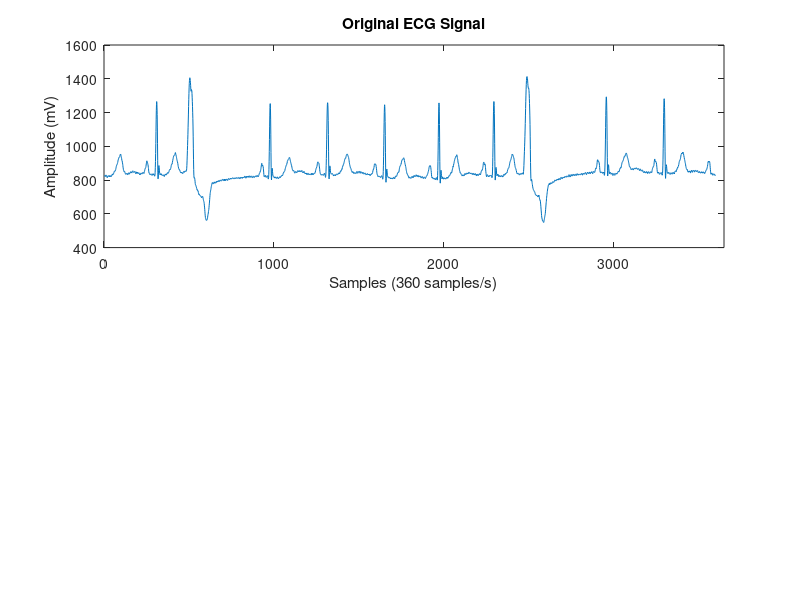

MATLAB code to generate this figure: (Note: this script raises an error after producing the figure.)
%clear all varibles and the command window before starting
clear; clc;
%load the data set
load Sample_1.mat;

fprintf('<strong> <<< Project B - Heart Rate Analyser >>> </strong> \n');

%% Plot before Filtering
%plot the data in a sub plot for the peaks to be plotted in the second sub
%plot
figure('Name', 'Heart Rate Analyser');
subplot(2,1,1);
% Orig_Sig is the varible that holds the data in the sample
data = Orig_Sig;
hndl = plot(data);
xlabel('Samples (360 samples/s)');
ylabel('Amplitude (mV)');
title('Original ECG Signal');
xlim([0 3650]);
hold on;

%Find the minimum y point for the graph window to be appropriate
miny = min(data);

%% Filtering data using a lowpass filter
data = lowpass(Orig_Sig,0.07); % 0.07 is the passband frequency, different from Project A!

%Find all peaks in the signal
[peaks, locs] = findpeaks(data);

%find the peaks and their locations and store the values in peaks_R and
%locs_R (only the R-peaks)
[peaks_R, locs_R] = findpeaks(data, 'MinPeakProminence',170); %Power point slides explaination

%Plot after Filtering
subplot(2,1,2);
plot(data);
hold on;

%Match find the R-peaks indicies in the matrix that holds all the peaks to
%be able to use it as a reference point
matchIdx = ismember(peaks, peaks_R); %logical varible that returns 1 or 0, 1 if the value is found and 0 if not found
R_Peaks_Match = find(matchIdx); %collecting the values that are equal to 1 and storing them in R_Peaks_Match

%% Looping through the data and using the R peaks as a refernece, since all
%the other attributes are related to it
for n = 1:length(locs_R)
    %% plotting the R peaks, with an upward red triangular marker
    plot(locs_R(n),peaks_R(n),'v','MarkerSize', 7.5, 'MarkerEdgeColor','r');
    hold on;
    
    %% Find and plot Q-peaks
    current_Q = locs_R(n); %assigning a varible for the R-peak that will be used a reference point
    previous_Q = current_Q - 2; %the Q-peak is before the R-peak, so lowering the value by 2
    % looping through the data based on the indicies current_Q and
    % previous_Q until finding a point where the current_Q is lower than
    % the previous_Q
    while data(current_Q) >= data(previous_Q)
        current_Q = previous_Q;
        previous_Q = previous_Q - 2;
    end
    %plotting the Q peaks, with a green squared marker
    plot(current_Q,data(current_Q),'s','MarkerSize', 7.5, 'MarkerEdgeColor','g');
    hold on; 

    %% Find and plot the S-peaks 
    %similar procedure is used to find the S peaks, except I am adding to
    %the current_S (index) since the S peak is after the R peak
    current_S = locs_R(n);
    if current_S < 3598
        next_S = current_S + 2;
        while data(current_S) >= data(next_S)
            if current_S < 3597
                current_S = next_S;
                next_S = next_S + 2;
            else
                break;
            end
        end
        plot(current_S,data(current_S),'x','MarkerSize', 7.5, 'MarkerEdgeColor','k');
        hold on;
    end
    
    %% Finding the P wave starting point
    for k = 1:3
        p_peaks(k) = locs(R_Peaks_Match(n) - k);
        p_max = max(data(p_peaks));
        p_max_index = find(data==p_max);
    end
    
	%Find and plot turning point of P_wave
    if p_max_index < 10
        current_TP_P = p_peaks(2);
    else
        current_TP_P = p_max_index;
    end
    
    previous_TP_P = current_TP_P - 2;
    while data(current_TP_P) >= data(previous_TP_P)
        if current_TP_P > 4
            current_TP_P = previous_TP_P;
            previous_TP_P = previous_TP_P - 2;
        else
            break;
        end
    end
    plot(current_TP_P,data(current_TP_P),'ro','MarkerSize', 7.5, 'MarkerEdgeColor','b');
    hold on;
    
    %% Finding the T-wave ending point
    if R_Peaks_Match(n) <= length(locs) - 4
        for l = 1:4
            t_peaks(l) = locs(R_Peaks_Match(n) + l);
            t_max = max(data(t_peaks));
            t_max_index = find(data==t_max);
        end
    end
    
	% Find and plot turning point of T_wave
    current_TP_T = t_max_index;
	if current_TP_T < 3598
        next_TP_T = current_TP_T + 2;
        while data(current_TP_T) >= data(next_TP_T)
            if current_TP_T < 3597
                current_TP_T = next_TP_T;
                next_TP_T = next_TP_T + 2;
            else
                break;
            end
        end
    plot(current_TP_T,data(current_TP_T),'d','MarkerSize', 7.5, 'MarkerEdgeColor','m');
    hold on;
    end
    
	xlabel('Samples (360 samples/s)');
    ylabel('Amplitude (mV)');
    title('Filterd ECG Signal');
    ylim([miny-50 max(peaks_R)+50]);
    xlim([0 3650]);
    hold on;
    
	%% Recording the requested values
    PR_Interval(n) = current_Q - current_TP_P;
    
    QT_Interval(n) = current_TP_T - current_Q;
    
    QRS_Duration(n) = current_S - current_Q;
end    

%% Calculating Average Values
%Average PR and PR inteval in sec
Ave_PR = mean(PR_Interval);
PR_s = Ave_PR*10/3600;

%Average QT and QT inteval in sec
Ave_QT = mean(QT_Interval);
QT_s = Ave_QT*10/3600;

%Average QRS and QRS Complex in sec
Ave_QRS = mean(QRS_Duration);
QRS_s = Ave_QRS*10/3600;

%% Displaying the average time intervals
fprintf('P-R interval: %.4f seconds \n', PR_s);
fprintf('Q-T interval: %.4f seconds \n', QT_s);
fprintf('QRS duration: %.4f seconds \n', QRS_s);

%% Comparing to the normal range and displaying the outcomes
if PR_s <= 0.20 && PR_s >= 0.12
    fprintf('Your PR Interval is <strong>IN</strong> the normal range! <strong>[That is between 0.12 and 0.20 seconds]</strong> \n');
else
    fprintf('Your PR Interval is <strong>OUT</strong> of the normal range! <strong>[That is between 0.12 and 0.20 seconds]</strong> \n');
end

if QT_s < 0.38
    fprintf('Your QT Interval is <strong>IN</strong> the normal range! <strong>[That is less than 0.38 seconds]</strong> \n');
else
    fprintf('Your QT Interval is <strong>OUT</strong> of the normal range! <strong>[That is less than 0.38 seconds]</strong> \n');
end

if QRS_s < 0.1
    fprintf('Your QRS duration is <strong>IN</strong> the normal range! <strong>[That is less than 0.1 seconds]</strong> \n');
else
    fprintf('Your QRS duration is <strong>OUT</strong> of the normal range! <strong>[That is less than 0.1 seconds]</strong> \n');
end